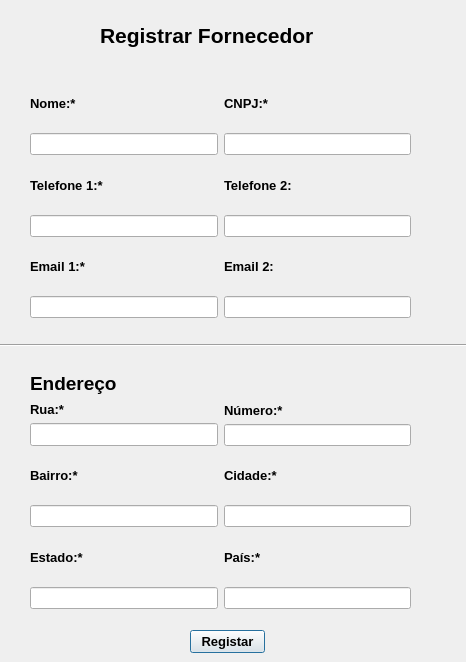
<?xml version="1.0" encoding="UTF-8"?>
<ui version="4.0">
 <class>Fornecedor</class>
 <widget class="QDialog" name="Fornecedor">
  <property name="geometry">
   <rect>
    <x>0</x>
    <y>0</y>
    <width>466</width>
    <height>662</height>
   </rect>
  </property>
  <property name="font">
   <font>
    <pointsize>14</pointsize>
    <weight>75</weight>
    <bold>true</bold>
   </font>
  </property>
  <property name="windowTitle">
   <string>Dialog</string>
  </property>
  <widget class="QLabel" name="titleFo">
   <property name="geometry">
    <rect>
     <x>100</x>
     <y>20</y>
     <width>251</width>
     <height>31</height>
    </rect>
   </property>
   <property name="font">
    <font>
     <family>Nirmala UI</family>
     <pointsize>16</pointsize>
     <weight>75</weight>
     <bold>true</bold>
    </font>
   </property>
   <property name="text">
    <string>Registrar Fornecedor</string>
   </property>
  </widget>
  <widget class="QPushButton" name="buttonConfirmFor">
   <property name="geometry">
    <rect>
     <x>190</x>
     <y>630</y>
     <width>75</width>
     <height>23</height>
    </rect>
   </property>
   <property name="font">
    <font>
     <pointsize>10</pointsize>
     <weight>75</weight>
     <bold>true</bold>
    </font>
   </property>
   <property name="text">
    <string>Registar</string>
   </property>
  </widget>
  <widget class="Line" name="line">
   <property name="geometry">
    <rect>
     <x>-10</x>
     <y>330</y>
     <width>501</width>
     <height>31</height>
    </rect>
   </property>
   <property name="orientation">
    <enum>Qt::Horizontal</enum>
   </property>
  </widget>
  <widget class="QWidget" name="layoutWidget_5">
   <property name="geometry">
    <rect>
     <x>30</x>
     <y>370</y>
     <width>381</width>
     <height>239</height>
    </rect>
   </property>
   <layout class="QVBoxLayout" name="verticalLayout_7">
    <item>
     <layout class="QVBoxLayout" name="verticalLayout_8">
      <item>
       <widget class="QLabel" name="titleEndeFor">
        <property name="text">
         <string>Endereço</string>
        </property>
       </widget>
      </item>
      <item>
       <layout class="QHBoxLayout" name="horizontalLayout_5">
        <item>
         <layout class="QVBoxLayout" name="verticalLayout_13">
          <item>
           <widget class="QLabel" name="labelRuaFor">
            <property name="font">
             <font>
              <pointsize>10</pointsize>
              <weight>75</weight>
              <bold>true</bold>
             </font>
            </property>
            <property name="text">
             <string>Rua:*</string>
            </property>
           </widget>
          </item>
          <item>
           <widget class="QLineEdit" name="lineEditRuaFor">
            <property name="font">
             <font>
              <pointsize>10</pointsize>
              <weight>50</weight>
              <bold>false</bold>
             </font>
            </property>
           </widget>
          </item>
         </layout>
        </item>
        <item>
         <layout class="QVBoxLayout" name="verticalLayout_14">
          <item>
           <widget class="QLabel" name="labelNumeroFor">
            <property name="font">
             <font>
              <pointsize>10</pointsize>
              <weight>75</weight>
              <bold>true</bold>
             </font>
            </property>
            <property name="text">
             <string>Número:*</string>
            </property>
           </widget>
          </item>
          <item>
           <widget class="QLineEdit" name="lineEditNumeroFor">
            <property name="font">
             <font>
              <pointsize>8</pointsize>
              <weight>50</weight>
              <bold>false</bold>
             </font>
            </property>
           </widget>
          </item>
         </layout>
        </item>
       </layout>
      </item>
     </layout>
    </item>
    <item>
     <layout class="QHBoxLayout" name="horizontalLayout_3">
      <item>
       <layout class="QVBoxLayout" name="verticalLayout_9">
        <item>
         <widget class="QLabel" name="labelBairroFor">
          <property name="font">
           <font>
            <pointsize>10</pointsize>
            <weight>75</weight>
            <bold>true</bold>
           </font>
          </property>
          <property name="text">
           <string>Bairro:*</string>
          </property>
         </widget>
        </item>
        <item>
         <widget class="QLineEdit" name="lineEditBairroFor">
          <property name="font">
           <font>
            <pointsize>8</pointsize>
            <weight>50</weight>
            <bold>false</bold>
           </font>
          </property>
         </widget>
        </item>
       </layout>
      </item>
      <item>
       <layout class="QVBoxLayout" name="verticalLayout_10">
        <item>
         <widget class="QLabel" name="labelCidadeFor">
          <property name="font">
           <font>
            <pointsize>10</pointsize>
            <weight>75</weight>
            <bold>true</bold>
           </font>
          </property>
          <property name="text">
           <string>Cidade:*</string>
          </property>
         </widget>
        </item>
        <item>
         <widget class="QLineEdit" name="lineEditCidadeFor">
          <property name="font">
           <font>
            <pointsize>8</pointsize>
            <weight>50</weight>
            <bold>false</bold>
           </font>
          </property>
         </widget>
        </item>
       </layout>
      </item>
     </layout>
    </item>
    <item>
     <layout class="QHBoxLayout" name="horizontalLayout_4">
      <item>
       <layout class="QVBoxLayout" name="verticalLayout_11">
        <item>
         <widget class="QLabel" name="labelEstadoFor">
          <property name="font">
           <font>
            <pointsize>10</pointsize>
            <weight>75</weight>
            <bold>true</bold>
           </font>
          </property>
          <property name="text">
           <string>Estado:*</string>
          </property>
         </widget>
        </item>
        <item>
         <widget class="QLineEdit" name="lineEditEstadoFor">
          <property name="font">
           <font>
            <pointsize>8</pointsize>
            <weight>50</weight>
            <bold>false</bold>
           </font>
          </property>
         </widget>
        </item>
       </layout>
      </item>
      <item>
       <layout class="QVBoxLayout" name="verticalLayout_12">
        <item>
         <widget class="QLabel" name="labelPaisFor">
          <property name="font">
           <font>
            <pointsize>10</pointsize>
            <weight>75</weight>
            <bold>true</bold>
           </font>
          </property>
          <property name="text">
           <string>País:*</string>
          </property>
         </widget>
        </item>
        <item>
         <widget class="QLineEdit" name="lineEditPaisFor">
          <property name="font">
           <font>
            <pointsize>8</pointsize>
            <weight>50</weight>
            <bold>false</bold>
           </font>
          </property>
         </widget>
        </item>
       </layout>
      </item>
     </layout>
    </item>
   </layout>
  </widget>
  <widget class="QWidget" name="layoutWidget">
   <property name="geometry">
    <rect>
     <x>30</x>
     <y>80</y>
     <width>381</width>
     <height>238</height>
    </rect>
   </property>
   <layout class="QVBoxLayout" name="verticalLayout_6">
    <item>
     <layout class="QVBoxLayout" name="verticalLayout">
      <item>
       <layout class="QHBoxLayout" name="horizontalLayout_6">
        <item>
         <layout class="QVBoxLayout" name="verticalLayout_18">
          <item>
           <widget class="QLabel" name="labelNomeFor">
            <property name="font">
             <font>
              <pointsize>10</pointsize>
              <weight>75</weight>
              <bold>true</bold>
             </font>
            </property>
            <property name="text">
             <string>Nome:*</string>
            </property>
           </widget>
          </item>
          <item>
           <widget class="QLineEdit" name="lineEditNomeFor">
            <property name="font">
             <font>
              <pointsize>8</pointsize>
              <weight>50</weight>
              <bold>false</bold>
             </font>
            </property>
           </widget>
          </item>
         </layout>
        </item>
        <item>
         <layout class="QVBoxLayout" name="verticalLayout_19">
          <item>
           <widget class="QLabel" name="labelCnpjFor">
            <property name="font">
             <font>
              <pointsize>10</pointsize>
              <weight>75</weight>
              <bold>true</bold>
             </font>
            </property>
            <property name="text">
             <string>CNPJ:*</string>
            </property>
           </widget>
          </item>
          <item>
           <widget class="QLineEdit" name="lineEditCnpjFor">
            <property name="font">
             <font>
              <pointsize>8</pointsize>
              <weight>50</weight>
              <bold>false</bold>
             </font>
            </property>
           </widget>
          </item>
         </layout>
        </item>
       </layout>
      </item>
     </layout>
    </item>
    <item>
     <layout class="QHBoxLayout" name="horizontalLayout_2">
      <item>
       <layout class="QVBoxLayout" name="verticalLayout_2">
        <item>
         <widget class="QLabel" name="labelTel1For">
          <property name="font">
           <font>
            <pointsize>10</pointsize>
            <weight>75</weight>
            <bold>true</bold>
           </font>
          </property>
          <property name="text">
           <string>Telefone 1:*</string>
          </property>
         </widget>
        </item>
        <item>
         <widget class="QLineEdit" name="lineEditTel1For">
          <property name="font">
           <font>
            <pointsize>8</pointsize>
            <weight>50</weight>
            <bold>false</bold>
           </font>
          </property>
         </widget>
        </item>
       </layout>
      </item>
      <item>
       <layout class="QVBoxLayout" name="verticalLayout_3">
        <item>
         <widget class="QLabel" name="labelTel2For">
          <property name="font">
           <font>
            <pointsize>10</pointsize>
            <weight>75</weight>
            <bold>true</bold>
           </font>
          </property>
          <property name="text">
           <string>Telefone 2:</string>
          </property>
         </widget>
        </item>
        <item>
         <widget class="QLineEdit" name="lineEditTel2For">
          <property name="font">
           <font>
            <pointsize>8</pointsize>
            <weight>50</weight>
            <bold>false</bold>
           </font>
          </property>
         </widget>
        </item>
       </layout>
      </item>
     </layout>
    </item>
    <item>
     <layout class="QHBoxLayout" name="horizontalLayout">
      <item>
       <layout class="QVBoxLayout" name="verticalLayout_4">
        <item>
         <widget class="QLabel" name="labelEmail1For">
          <property name="font">
           <font>
            <pointsize>10</pointsize>
            <weight>75</weight>
            <bold>true</bold>
           </font>
          </property>
          <property name="text">
           <string>Email 1:*</string>
          </property>
         </widget>
        </item>
        <item>
         <widget class="QLineEdit" name="lineEditEmail1For">
          <property name="font">
           <font>
            <pointsize>8</pointsize>
            <weight>50</weight>
            <bold>false</bold>
           </font>
          </property>
         </widget>
        </item>
       </layout>
      </item>
      <item>
       <layout class="QVBoxLayout" name="verticalLayout_5">
        <item>
         <widget class="QLabel" name="labelEmail2For">
          <property name="font">
           <font>
            <pointsize>10</pointsize>
            <weight>75</weight>
            <bold>true</bold>
           </font>
          </property>
          <property name="text">
           <string>Email 2:</string>
          </property>
         </widget>
        </item>
        <item>
         <widget class="QLineEdit" name="lineEditEmail2For">
          <property name="font">
           <font>
            <pointsize>8</pointsize>
            <weight>50</weight>
            <bold>false</bold>
           </font>
          </property>
         </widget>
        </item>
       </layout>
      </item>
     </layout>
    </item>
   </layout>
  </widget>
 </widget>
 <resources/>
 <connections/>
</ui>
